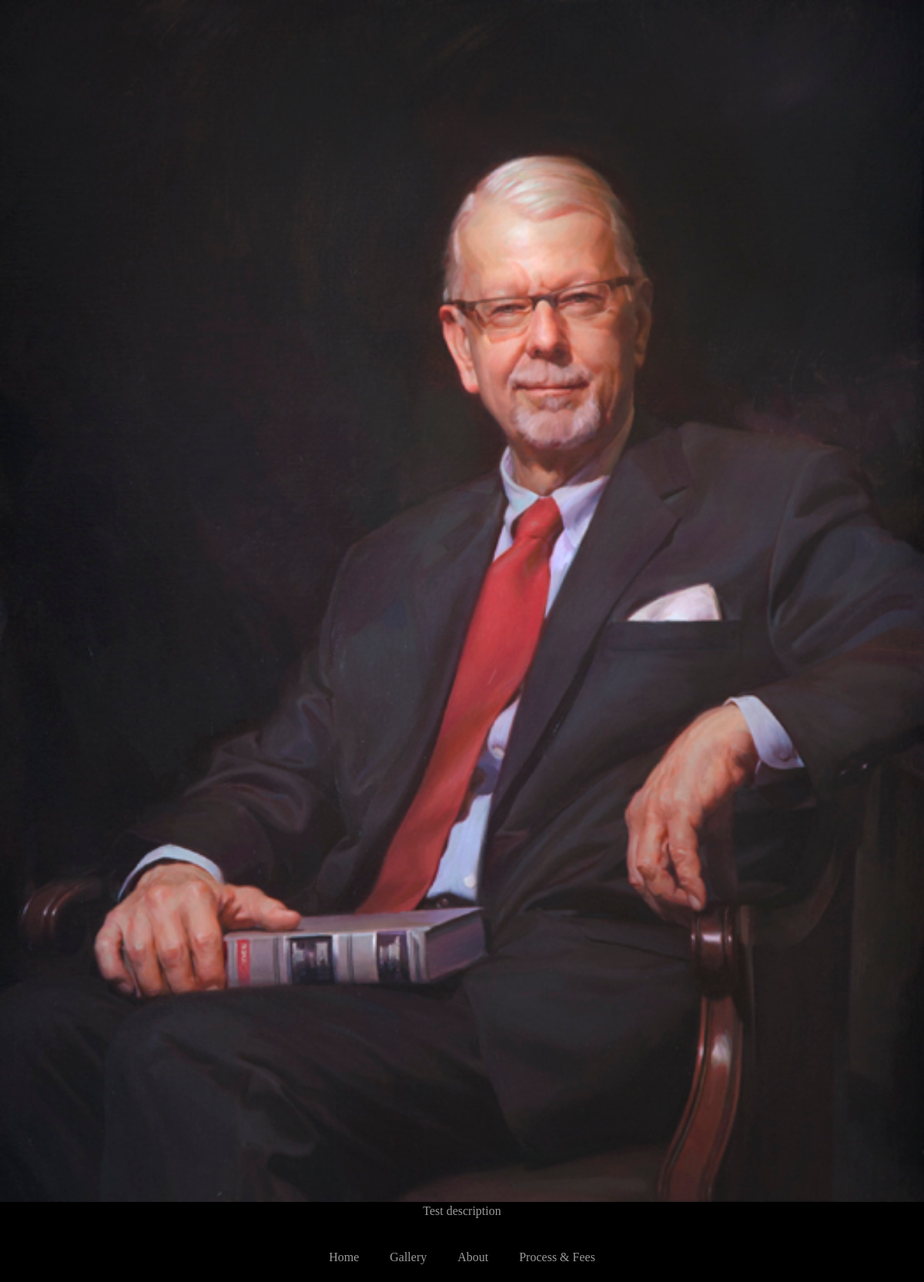
/gallery/Official-Portrait-Painter-Artist-Scott-Johnston-Vaughn-Walker.jpg, run on an earlier commit of the app's database.
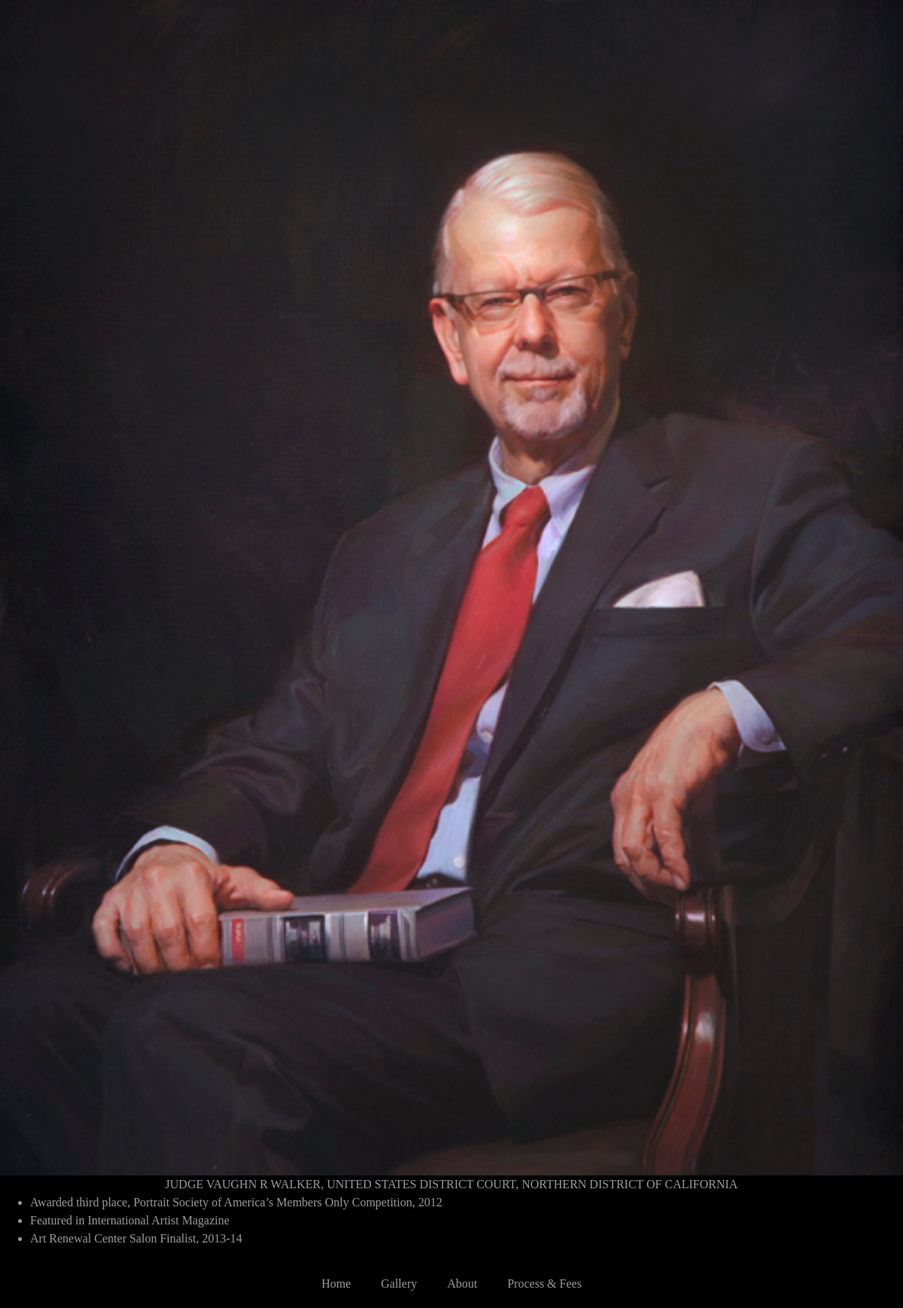
And on a later commit of the database.
### myapp/models.py (models this page shows)
class Portrait(models.Model):
  description = models.CharField(max_length=200)
  image = models.ImageField(upload_to='media/')
  order = models.FloatField()
  identifier = models.CharField(max_length=200)
  overlay_text = models.CharField(max_length=50)
  myid = models.CharField(max_length=20)
  staticurl = models.CharField(max_length=200)

class Award(models.Model):
  portrait = models.ForeignKey(Portrait, on_delete=models.CASCADE)
  description = models.CharField(max_length=100)
  link = models.URLField(blank=True, max_length=200)

### myapp/views.py (the view)
# urls.py: path('gallery/<str:portrait_id>', views.portrait, name='portrait'),
def portrait(request, portrait_id):
  portrait = Portrait.objects.get(identifier=portrait_id)
  awards = portrait.award_set.all() # award_set just works, defined with many-to-one relationship
  context = {'portrait' : portrait, 'awards' : awards}
  return render(request, 'myapp/portrait.html', context)

### myapp/templates/myapp/portrait.html (shortened to what this page needs)
<!doctype html>
{% load static %}
<html lang="en">
  <head>
    <link rel="stylesheet" href="https://stackpath.bootstrapcdn.com/bootstrap/4.3.1/css/bootstrap.min.css">
    <link rel="stylesheet" type="text/css" href="{% static 'myapp/css/all.css'%}">
    <link rel="stylesheet" type="text/css" href="{% static 'myapp/css/portrait.css'%}">
  </head>
  <body>
    <img id='portrait' src="{{portrait.image.url}}"> </img>
    <div id='description'> {{portrait.description}}</div>
    <ul id='awards'>
      {% for award in awards %}
      <li>
        {% if award.link %} <a href={{award.link}}> {% endif %}
          {{award.description}}
        {% if award.link %} </a> {% endif %}
      </li>
      {% endfor %}
    </ul>
    <div id="links">
      <a href="{%url 'home'%}"> Home </a>
      <a href="{%url 'gallery'%}"> Gallery </a>
      <a href="{%url 'about'%}"> About </a>
      <a href="{%url 'pricing'%}"> Process & Fees </a>
    </div>
  </body>
</html>

### myapp/static/myapp/css/all.css (style rules this page uses)
body { background-color: #000000; color: #999999; font-family: "Times New Roman", Times, serif; }
a:link { color: #999999; text-decoration: none; }
#links { display: flex; justify-content: center; }
#links > a { margin: 20px; }

### myapp/static/myapp/css/portrait.css (style rules this page uses)
#portrait { width: 100%; }
#description { text-align: center; }

What changed in the data, as far as the page shows it:
no longer on this page (row edited): Portrait: image (picture), description "Test description"
added Portrait: image (picture), description "JUDGE VAUGHN R WALKER, UNITED STATES DISTRICT COURT, NORTHERN DISTRICT OF CALIFORNIA"
added Award: description "Awarded third place, Portrait Society of America’s Members Only Competition, 2012"
added Award: description "Featured in International Artist Magazine"
added Award: description "Art Renewal Center Salon Finalist, 2013-14"
